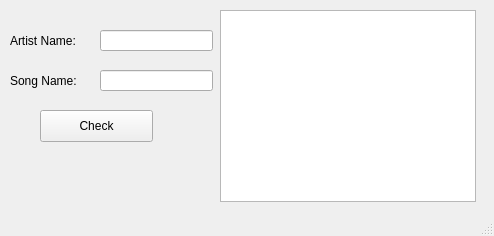
<?xml version="1.0" encoding="UTF-8"?>
<ui version="4.0">
 <class>MainWindow</class>
 <widget class="QMainWindow" name="MainWindow">
  <property name="geometry">
   <rect>
    <x>0</x>
    <y>0</y>
    <width>494</width>
    <height>236</height>
   </rect>
  </property>
  <property name="sizePolicy">
   <sizepolicy hsizetype="Fixed" vsizetype="Fixed">
    <horstretch>0</horstretch>
    <verstretch>0</verstretch>
   </sizepolicy>
  </property>
  <property name="maximumSize">
   <size>
    <width>500</width>
    <height>250</height>
   </size>
  </property>
  <property name="windowTitle">
   <string notr="true">FCC Check</string>
  </property>
  <property name="unifiedTitleAndToolBarOnMac">
   <bool>true</bool>
  </property>
  <widget class="QWidget" name="centralwidget">
   <widget class="QLineEdit" name="lineEdit">
    <property name="geometry">
     <rect>
      <x>100</x>
      <y>30</y>
      <width>113</width>
      <height>21</height>
     </rect>
    </property>
   </widget>
   <widget class="QLabel" name="label">
    <property name="geometry">
     <rect>
      <x>10</x>
      <y>10</y>
      <width>131</width>
      <height>61</height>
     </rect>
    </property>
    <property name="sizePolicy">
     <sizepolicy hsizetype="Fixed" vsizetype="Fixed">
      <horstretch>0</horstretch>
      <verstretch>0</verstretch>
     </sizepolicy>
    </property>
    <property name="text">
     <string>Artist Name:</string>
    </property>
   </widget>
   <widget class="QLabel" name="label_2">
    <property name="geometry">
     <rect>
      <x>10</x>
      <y>50</y>
      <width>131</width>
      <height>61</height>
     </rect>
    </property>
    <property name="text">
     <string>Song Name:</string>
    </property>
   </widget>
   <widget class="QLineEdit" name="lineEdit_2">
    <property name="geometry">
     <rect>
      <x>100</x>
      <y>70</y>
      <width>113</width>
      <height>21</height>
     </rect>
    </property>
   </widget>
   <widget class="QPushButton" name="pushButton">
    <property name="geometry">
     <rect>
      <x>40</x>
      <y>110</y>
      <width>113</width>
      <height>32</height>
     </rect>
    </property>
    <property name="text">
     <string>Check</string>
    </property>
   </widget>
   <widget class="QGraphicsView" name="graphicsView">
    <property name="geometry">
     <rect>
      <x>220</x>
      <y>10</y>
      <width>256</width>
      <height>192</height>
     </rect>
    </property>
    <property name="sizePolicy">
     <sizepolicy hsizetype="Fixed" vsizetype="Fixed">
      <horstretch>0</horstretch>
      <verstretch>0</verstretch>
     </sizepolicy>
    </property>
   </widget>
  </widget>
  <widget class="QStatusBar" name="statusbar"/>
 </widget>
 <resources/>
 <connections/>
</ui>
